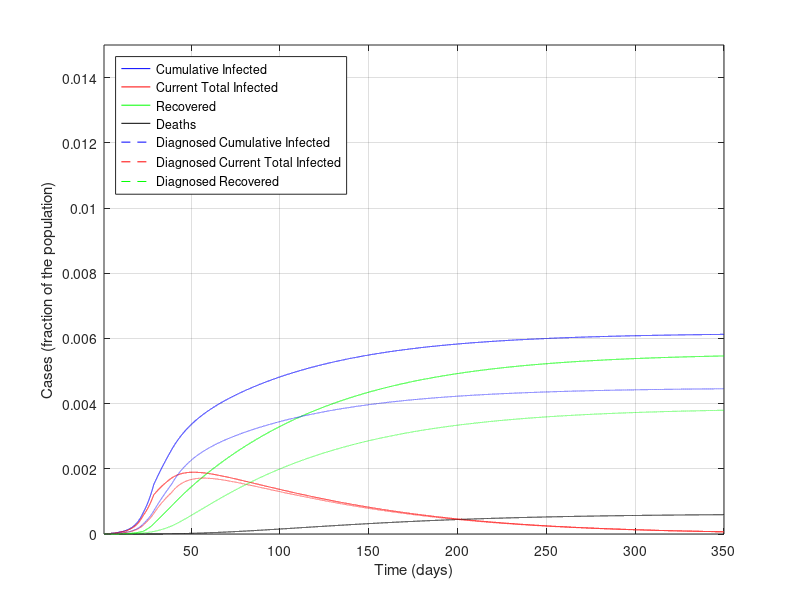
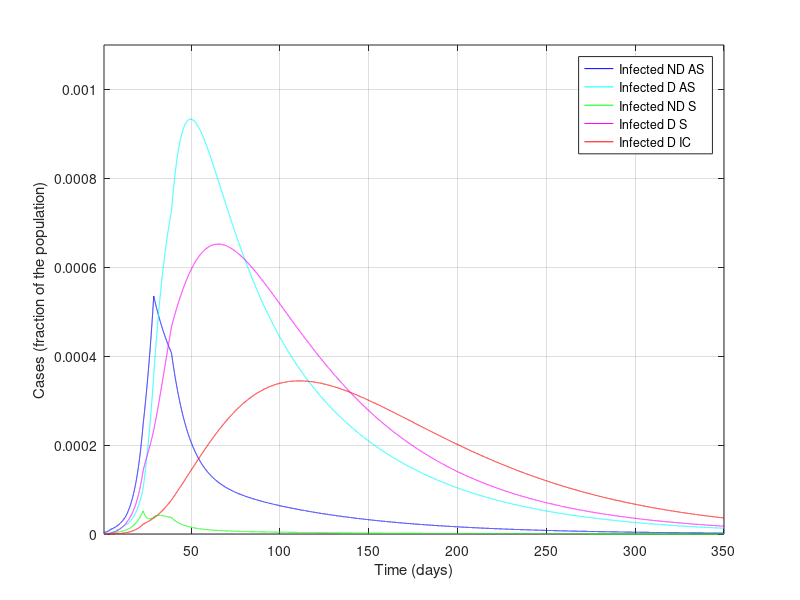
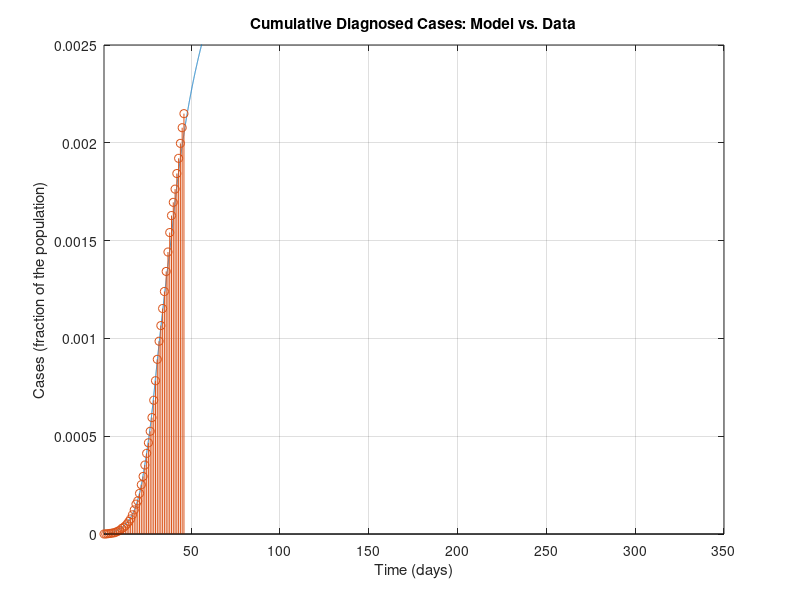
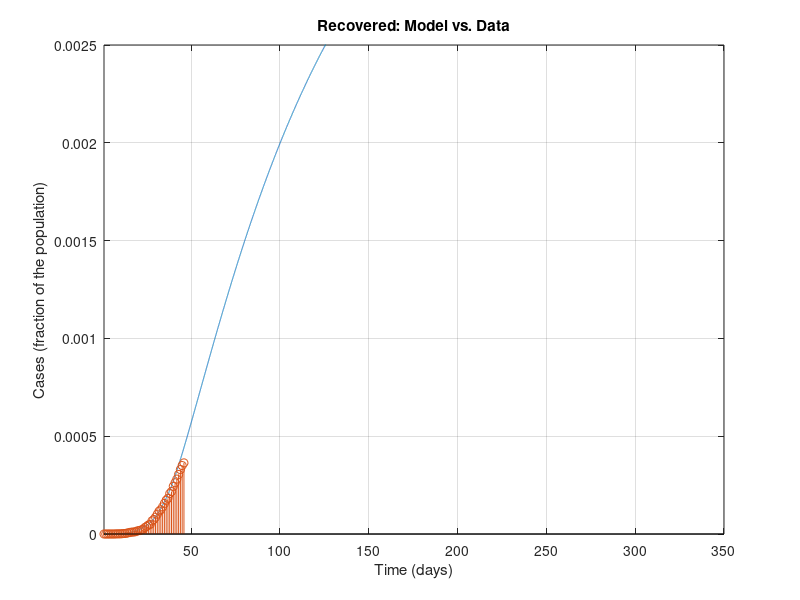

Source code (MATLAB) for these figures, in order:
%%%%%%%%%%%%%%%%%%%%%%%%%%%%%%%%%%%%%%%%
%%%%%%%%%%%%%%%%%%%%%%%%%%%%%%%%%%%%%%%%
% MATLAB Code for epidemic simulations with the SIDARTHE model in the work
%
% Modelling the COVID-19 epidemic and implementation of population-wide interventions in Italy
% by Giulia Giordano, Franco Blanchini, Raffaele Bruno, Patrizio Colaneri, Alessandro Di Filippo, Angela Di Matteo, Marta Colaneri
% 
% Giulia Giordano, April 5, 2020
% Contact: giulia.giordano@unitn.it
%%%%%%%%%%%%%%%%%%%%%%%%%%%%%%%%%%%%%%%%
%%%%%%%%%%%%%%%%%%%%%%%%%%%%%%%%%%%%%%%%

clear all
close all
clc

%%%%%%%%%%%%%%%%%%%%%%%%%%%%%%%%%%%%%%%%
% DATA
%%%%%%%%%%%%%%%%%%%%%%%%%%%%%%%%%%%%%%%%

% Italian population
popolazione=60e6;

% Data 20 February - 5 April (46 days):
% Total Cases
CasiTotali = [3 20 79 132 219 322 400 650 888 1128 1694 2036 2502 3089 3858 4636 5883 7375 9172 10149 12462 15113 17660 21157 24747 27980 31506 35713 41035 47021 53578 59138 63927 69176 74386 80539 86498 92472 97689 101739 105792 110574 115242 119827 124632 128948]/popolazione; % D+R+T+E+H_diagnosticati
% Deaths
Deceduti = [0 1 2 2 5 10 12 17 21 29 34 52 79 107 148 197 233 366 463 631 827 1016 1266 1441 1809 2158 2503 2978 3405 4032 4825 5476 6077 6820 7503 8165 9134 10023 10779 11591 12428 13155 13915 14681 15362 15887]/popolazione; % E
% Recovered
Guariti = [0 0 0 1 1 1 3 45 46 50 83 149 160 276 414 523 589 622 724 1004 1045 1258 1439 1966 2335 2749 2941 4025 4440 5129 6072 7024 7432 8326 9362 10361 10950 12384 13030 14620 15729 16847 18278 19758 20996 21815]/popolazione; % H_diagnosticati
% Currently Positive
Positivi = [3 19 77 129 213 311 385 588 821 1049 1577 1835 2263 2706 3296 3916 5061 6387 7985 8514 10590 12839 14955 17750 20603 23073 26062 28710 33190 37860 42681 46638 50418 54030 57521 62013 66414 70065 73880 75528 77635 80572 83049 85388 88274 91246]/popolazione; % D+R+T

% Data 23 February - 5 April (from day 4 to day 46)
% Currently positive: isolated at home
Isolamento_domiciliare = [49 91 162 221 284 412 543 798 927 1000 1065 1155 1060 1843 2180 2936 2599 3724 5036 6201 7860 9268 10197 11108 12090 14935 19185 22116 23783 26522 28697 30920 33648 36653 39533 42588 43752 45420 48134 50456 52579 55270 58320]/popolazione; %D
% Currently positive: hospitalised
Ricoverati_sintomi = [54 99 114 128 248 345 401 639 742 1034 1346 1790 2394 2651 3557 4316 5038 5838 6650 7426 8372 9663 11025 12894 14363 15757 16020 17708 19846 20692 21937 23112 24753 26029 26676 27386 27795 28192 28403 28540 28741 29010 28949]/popolazione; % R
% Currently positive: ICU
Terapia_intensiva = [26 23 35 36 56 64 105 140 166 229 295 351 462 567 650 733 877 1028 1153 1328 1518 1672 1851 2060 2257 2498 2655 2857 3009 3204 3396 3489 3612 3732 3856 3906 3981 4023 4035 4053 4068 3994 3977]/popolazione; %T


%%%%%%%%%%%%%%%%%%%%%%%%%%%%%%%%%%%%%%%%
% PARAMETERS
%%%%%%%%%%%%%%%%%%%%%%%%%%%%%%%%%%%%%%%%

% Simulation horizon: CAN BE MODIFIED AT ONE'S WILL PROVIDED THAT IT IS AT
% LEAST EQUAL TO THE NUMBER OF DAYS FOR WHICH DATA ARE AVAILABLE
Orizzonte = 350;

% Plot yes/no: SET TO 1 IF PDF FIGURES MUST BE GENERATED, 0 OTHERWISE
plotPDF = 0;

% Time-step for Euler discretisation of the continuous-time system
step=0.01;

% Transmission rate due to contacts with UNDETECTED asymptomatic infected
alfa=0.57;
% Transmission rate due to contacts with DETECTED asymptomatic infected
beta=0.0114;
% Transmission rate due to contacts with UNDETECTED symptomatic infected
gamma=0.456;
% Transmission rate due to contacts with DETECTED symptomatic infected
delta=0.0114;

% Detection rate for ASYMPTOMATIC
epsilon=0.171;
% Detection rate for SYMPTOMATIC
theta=0.3705;

% Worsening rate: UNDETECTED asymptomatic infected becomes symptomatic
zeta=0.1254;
% Worsening rate: DETECTED asymptomatic infected becomes symptomatic
eta=0.1254;

% Worsening rate: UNDETECTED symptomatic infected develop life-threatening
% symptoms
mu=0.0171;
% Worsening rate: DETECTED symptomatic infected develop life-threatening
% symptoms
nu=0.0274;

% Mortality rate for infected with life-threatening symptoms
tau=0.01;

% Recovery rate for undetected asymptomatic infected
lambda=0.0342;
% Recovery rate for detected asymptomatic infected
rho=0.0342;
% Recovery rate for undetected symptomatic infected
kappa=0.0171;
% Recovery rate for detected symptomatic infected
xi=0.0171;
% Recovery rate for life-threatened symptomatic infected
sigma=0.0171;


%%%%%%%%%%%%%%%%%%%%%%%%%%%%%%%%%%%%%%%%
% DEFINITIONS
%%%%%%%%%%%%%%%%%%%%%%%%%%%%%%%%%%%%%%%%

% Parameters
r1=epsilon+zeta+lambda;
r2=eta+rho;
r3=theta+mu+kappa;
r4=nu+xi;
r5=sigma+tau;

% Initial R0
R0_iniziale=alfa/r1+beta*epsilon/(r1*r2)+gamma*zeta/(r1*r3)+delta*eta*epsilon/(r1*r2*r4)+delta*zeta*theta/(r1*r3*r4)

% Time horizon
t=1:step:Orizzonte;

% Vectors for time evolution of variables
S=zeros(1,length(t));
I=zeros(1,length(t));
D=zeros(1,length(t));
A=zeros(1,length(t));
R=zeros(1,length(t));
T=zeros(1,length(t));
H=zeros(1,length(t));
H_diagnosticati=zeros(1,length(t)); % DIAGNOSED recovered only!
E=zeros(1,length(t));

% Vectors for time evolution of actual/perceived Case Fatality Rate
M=zeros(1,length(t));
P=zeros(1,length(t));

%%%%%%%%%%%%%%%%%%%%%%%%%%%%%%%%%%%%%%%%
% INITIAL CONDITIONS
%%%%%%%%%%%%%%%%%%%%%%%%%%%%%%%%%%%%%%%%

I(1)=200/popolazione;
D(1)=20/popolazione;
A(1)=1/popolazione;
R(1)=2/popolazione;
T(1)=0.00;
H(1)=0.00;
E(1)=0.00;
%V(1)=0.00
S(1)=1-I(1)-D(1)-A(1)-R(1)-T(1)-H(1)-E(1)%-V(1);

H_diagnosticati(1) = 0.00; % DIAGNOSED recovered only
Infetti_reali(1)=I(1)+D(1)+A(1)+R(1)+T(1); % Actual currently infected

M(1)=0;
P(1)=0;

% Whole state vector
x=[S(1);I(1);D(1);A(1);R(1);T(1);H(1);E(1);H_diagnosticati(1);Infetti_reali(1)];

%%%%%%%%%%%%%%%%%%%%%%%%%%%%%%%%%%%%%%%%
% SIMULATION
%%%%%%%%%%%%%%%%%%%%%%%%%%%%%%%%%%%%%%%%

% "Control" binary variables to compute the new R0 every time a policy has
% changed the parameters
plottato = 0;
plottato1 = 0;
plottato_bis = 0;
plottato_tris = 0;
plottato_quat = 0;

for i=2:length(t)
    
    if (i>4/step) % Basic social distancing (awareness, schools closed)
        alfa=0.4218;
        gamma=0.285;
        beta = 0.0057;
        delta=0.0057;
        if plottato == 0 % Compute the new R0
            r1=epsilon+zeta+lambda;
            r2=eta+rho;
            r3=theta+mu+kappa;
            r4=nu+xi;
            r5=sigma+tau;
            R0_primemisure=alfa/r1+beta*epsilon/(r1*r2)+gamma*zeta/(r1*r3)+delta*eta*epsilon/(r1*r2*r4)+delta*zeta*theta/(r1*r3*r4)
            plottato = 1;
        end
    end
    
    if (i>12/step)
        % Screening limited to / focused on symptomatic subjects
        epsilon=0.1425;
        if plottato1 == 0
            r1=epsilon+zeta+lambda;
            r2=eta+rho;
            r3=theta+mu+kappa;
            r4=nu+xi;
            r5=sigma+tau;
            R0_primemisureeps=alfa/r1+beta*epsilon/(r1*r2)+gamma*zeta/(r1*r3)+delta*eta*epsilon/(r1*r2*r4)+delta*zeta*theta/(r1*r3*r4)
            plottato1 = 1;
        end
    end
    
    if (i>22/step) % Social distancing: lockdown, mild effect
        
        alfa=0.36;
        beta=0.005;
        gamma=0.2;
        delta=0.005;
        
        mu = 0.008;
        nu = 0.015;
        
        zeta=0.034;
        eta=0.034;
        
        lambda=0.08;
        rho=0.0171;
        kappa=0.0171;
        xi=0.0171;
        sigma=0.0171;
        
        if plottato_bis == 0 % Compute the new R0
            r1=epsilon+zeta+lambda;
            r2=eta+rho;
            r3=theta+mu+kappa;
            r4=nu+xi;
            r5=sigma+tau;
            R0_secondemisure=(alfa*r2*r3*r4+epsilon*beta*r3*r4+gamma*zeta*r2*r4+delta*eta*epsilon*r3+delta*zeta*theta*r2)/(r1*r2*r3*r4)
            plottato_bis = 1;
        end
    end
    
    if (i>28/step) % Social distancing: lockdown, strong effect
        
        alfa=0.21;
        gamma=0.11;
        
        if plottato_tris == 0 % Compute the new R0
            r1=epsilon+zeta+lambda;
            r2=eta+rho;
            r3=theta+mu+kappa;
            r4=nu+xi;
            r5=sigma+tau;
            R0_terzemisure=(alfa*r2*r3*r4+epsilon*beta*r3*r4+gamma*zeta*r2*r4+delta*eta*epsilon*r3+delta*zeta*theta*r2)/(r1*r2*r3*r4)
            plottato_tris = 1;
        end
    end
    
    if (i>38/step) % Broader diagnosis campaign
        
        epsilon = 0.2;
        rho=0.02;
        kappa=0.02;
        xi=0.02;
        sigma=0.01;
        
        zeta=0.025;
        eta=0.025;
        
        if plottato_quat == 0 % Compute the new R0
            r1=epsilon+zeta+lambda;
            r2=eta+rho;
            r3=theta+mu+kappa;
            r4=nu+xi;
            r5=sigma+tau;
            R0_quartemisure=(alfa*r2*r3*r4+epsilon*beta*r3*r4+gamma*zeta*r2*r4+delta*eta*epsilon*r3+delta*zeta*theta*r2)/(r1*r2*r3*r4)
            plottato_quat = 1;
        end
    end
    
    % Compute the system evolution
    
    B=[-alfa*x(2)-beta*x(3)-gamma*x(4)-delta*x(5) 0 0 0 0 0 0 0 0 0;
        alfa*x(2)+beta*x(3)+gamma*x(4)+delta*x(5) -(epsilon+zeta+lambda) 0 0 0 0 0 0 0 0;
        0 epsilon  -(eta+rho) 0 0 0 0 0 0 0;
        0 zeta 0 -(theta+mu+kappa) 0 0 0 0 0 0;
        0 0 eta theta -(nu+xi) 0 0 0 0 0;
        0 0 0 mu nu  -(sigma+tau) 0 0 0 0;
        0 lambda rho kappa xi sigma 0 0 0 0;
        0 0 0 0 0 tau 0 0 0 0;
        0 0 rho 0 xi sigma 0 0 0 0;
        alfa*x(2)+beta*x(3)+gamma*x(4)+delta*x(5) 0 0 0 0 0 0 0 0 0];
    x=x+B*x*step;
    
    % Update variables
    
    S(i)=x(1);
    I(i)=x(2);
    D(i)=x(3);
    A(i)=x(4);
    R(i)=x(5);
    T(i)=x(6);
    H(i)=x(7);
    E(i)=x(8);
    % V(i)=x(9)

    H_diagnosticati(i)=x(9);
    Infetti_reali(i)=x(10);
    
    % Update Case Fatality Rate
    
    M(i)=E(i)/(S(1)-S(i));
    P(i)=E(i)/((epsilon*r3+(theta+mu)*zeta)*(I(1)+S(1)-I(i)-S(i))/(r1*r3)+(theta+mu)*(A(1)-A(i))/r3);
    
end

%%%%%%%%%%%%%%%%%%%%%%%%%%%%%%%%%%%%%%%%
% FINAL VALUES
%%%%%%%%%%%%%%%%%%%%%%%%%%%%%%%%%%%%%%%%

% Variables
Sbar=S(length(t));
Ibar=I(length(t));
Dbar=D(length(t));
Abar=A(length(t));
Rbar=R(length(t));
Tbar=T(length(t));
Hbar=H(length(t));
Ebar=E(length(t));
%Vbar=V(length(t));

% Case fatality rate
Mbar=M(length(t));
Pbar=P(length(t));

% Case fatality rate from formulas
Mbar1=Ebar/(S(1)-Sbar);
Pbar1=Ebar/((epsilon*r3+(theta+mu)*zeta)*(I(1)+S(1)-Sbar-Ibar)/(r1*r3)+(theta+mu)*(A(1)-Abar)/r3);

%%%%%%%%%%%%%%%%%%%%%%%%%%%%%%%%%%%%%%%%
% FIGURES
%%%%%%%%%%%%%%%%%%%%%%%%%%%%%%%%%%%%%%%%

figure
plot(t,Infetti_reali,'b',t,I+D+A+R+T,'r',t,H,'g',t,E,'k')
hold on
plot(t,D+R+T+E+H_diagnosticati,'--b',t,D+R+T,'--r',t,H_diagnosticati,'--g')
xlim([t(1) t(end)])
ylim([0 0.015])
%title('Actual vs. Diagnosed Epidemic Evolution')
xlabel('Time (days)')
ylabel('Cases (fraction of the population)')
legend({'Cumulative Infected','Current Total Infected', 'Recovered', 'Deaths','Diagnosed Cumulative Infected','Diagnosed Current Total Infected', 'Diagnosed Recovered'},'Location','northwest')
grid

if plotPDF==1
    set(gcf, 'PaperUnits', 'centimeters');
    set(gcf, 'PaperPosition', [0 0 24 16]);
    set(gcf, 'PaperSize', [24 16]); % dimension on x axis and y axis resp.
    print(gcf,'-dpdf', ['PanoramicaEpidemiaRealevsPercepita.pdf'])
end
%

figure
plot(t,I,'b',t,D,'c',t,A,'g',t,R,'m',t,T,'r')
xlim([t(1) t(end)])
ylim([0 1.1e-3])
%title('Infected, different stages, Diagnosed vs. Non Diagnosed')
xlabel('Time (days)')
ylabel('Cases (fraction of the population)')
legend({'Infected ND AS', 'Infected D AS', 'Infected ND S', 'Infected D S', 'Infected D IC'},'Location','northeast')
grid

if plotPDF==1
    set(gcf, 'PaperUnits', 'centimeters');
    set(gcf, 'PaperPosition', [0 0 24 16]);
    set(gcf, 'PaperSize', [24 16]); % dimension on x axis and y axis resp.
    print(gcf,'-dpdf', ['SuddivisioneInfetti.pdf'])
end

%

figure
plot(t,D+R+T+E+H_diagnosticati)
hold on
stem(t(1:1/step:size(CasiTotali,2)/step),CasiTotali)
xlim([t(1) t(end)])
ylim([0 2.5e-3])
title('Cumulative Diagnosed Cases: Model vs. Data')
xlabel('Time (days)')
ylabel('Cases (fraction of the population)')
grid

if plotPDF==1
    set(gcf, 'PaperUnits', 'centimeters');
    set(gcf, 'PaperPosition', [0 0 16 10]);
    set(gcf, 'PaperSize', [16 10]); % dimension on x axis and y axis resp.
    print(gcf,'-dpdf', ['CasiTotali.pdf'])
end
%

figure
plot(t,H_diagnosticati)
hold on
stem(t(1:1/step:size(CasiTotali,2)/step),Guariti)
xlim([t(1) t(end)])
ylim([0 2.5e-3])
title('Recovered: Model vs. Data')
xlabel('Time (days)')
ylabel('Cases (fraction of the population)')
grid

if plotPDF==1
    set(gcf, 'PaperUnits', 'centimeters');
    set(gcf, 'PaperPosition', [0 0 16 10]);
    set(gcf, 'PaperSize', [16 10]); % dimension on x axis and y axis resp.
    print(gcf,'-dpdf', ['Guariti_diagnosticati.pdf'])
end
%

figure
plot(t,E)
hold on
stem(t(1:1/step:size(CasiTotali,2)/step),Deceduti)
xlim([t(1) t(end)])
ylim([0 2.5e-3])
title('Deaths: Model vs. Data - NOTE: EXCLUDED FROM FITTING')
xlabel('Time (days)')
ylabel('Cases (fraction of the population)')
grid

if plotPDF==1
    set(gcf, 'PaperUnits', 'centimeters');
    set(gcf, 'PaperPosition', [0 0 16 10]);
    set(gcf, 'PaperSize', [16 10]); % dimension on x axis and y axis resp.
    print(gcf,'-dpdf', ['Morti.pdf'])
end
%

figure
plot(t,D+R+T)
hold on
stem(t(1:1/step:size(CasiTotali,2)/step),Positivi)
xlim([t(1) t(end)])
ylim([0 2.5e-3])
title('Infected: Model vs. Data')
xlabel('Time (days)')
ylabel('Cases (fraction of the population)')
grid

if plotPDF==1
    set(gcf, 'PaperUnits', 'centimeters');
    set(gcf, 'PaperPosition', [0 0 16 10]);
    set(gcf, 'PaperSize', [16 10]); % dimension on x axis and y axis resp.
    print(gcf,'-dpdf', ['Positivi_diagnosticati.pdf'])
end
%

figure
plot(t,D)
hold on
stem(t(1+3/step:1/step:1+(size(Ricoverati_sintomi,2)+2)/step),Isolamento_domiciliare)
xlim([t(1) t(end)])
ylim([0 2.5e-3])
title('Infected, No Symptoms: Model vs. Data')
xlabel('Time (days)')
ylabel('Cases (fraction of the population)')
grid

if plotPDF==1
    set(gcf, 'PaperUnits', 'centimeters');
    set(gcf, 'PaperPosition', [0 0 16 10]);
    set(gcf, 'PaperSize', [16 10]); % dimension on x axis and y axis resp.
    print(gcf,'-dpdf', ['InfettiAsintomatici_diagnosticati.pdf'])
end
%

figure
plot(t,R)
hold on
stem(t(1+3/step:1/step:1+(size(Ricoverati_sintomi,2)+2)/step),Ricoverati_sintomi)
xlim([t(1) t(end)])
ylim([0 2.5e-3])
title('Infected, Symptoms: Model vs. Data')
xlabel('Time (days)')
ylabel('Cases (fraction of the population)')
grid

if plotPDF==1
    set(gcf, 'PaperUnits', 'centimeters');
    set(gcf, 'PaperPosition', [0 0 16 10]);
    set(gcf, 'PaperSize', [16 10]); % dimension on x axis and y axis resp.
    print(gcf,'-dpdf', ['InfettiSintomatici_diagnosticati_ricoverati.pdf'])
end
%

figure
plot(t,D+R)
hold on
stem(t(1+3/step:1/step:1+(size(Ricoverati_sintomi,2)+2)/step),Isolamento_domiciliare+Ricoverati_sintomi)
xlim([t(1) t(end)])
ylim([0 2.5e-3])
title('Infected, No or Mild Symptoms: Model vs. Data')
xlabel('Time (days)')
ylabel('Cases (fraction of the population)')
grid

if plotPDF==1
    set(gcf, 'PaperUnits', 'centimeters');
    set(gcf, 'PaperPosition', [0 0 16 10]);
    set(gcf, 'PaperSize', [16 10]); % dimension on x axis and y axis resp.
    print(gcf,'-dpdf', ['InfettiNonGravi_diagnosticati.pdf'])
end

%

figure
plot(t,T)
hold on
stem(t(1+3/step:1/step:1+(size(Ricoverati_sintomi,2)+2)/step),Terapia_intensiva)
xlim([t(1) t(end)])
ylim([0 2.5e-3])
title('Infected, Life-Threatening Symptoms: Model vs. Data')
xlabel('Time (days)')
ylabel('Cases (fraction of the population)')
grid

if plotPDF==1
    set(gcf, 'PaperUnits', 'centimeters');
    set(gcf, 'PaperPosition', [0 0 16 10]);
    set(gcf, 'PaperSize', [16 10]); % dimension on x axis and y axis resp.
    print(gcf,'-dpdf', ['InfettiSintomatici_diagnosticati_terapiaintensiva.pdf'])
end
